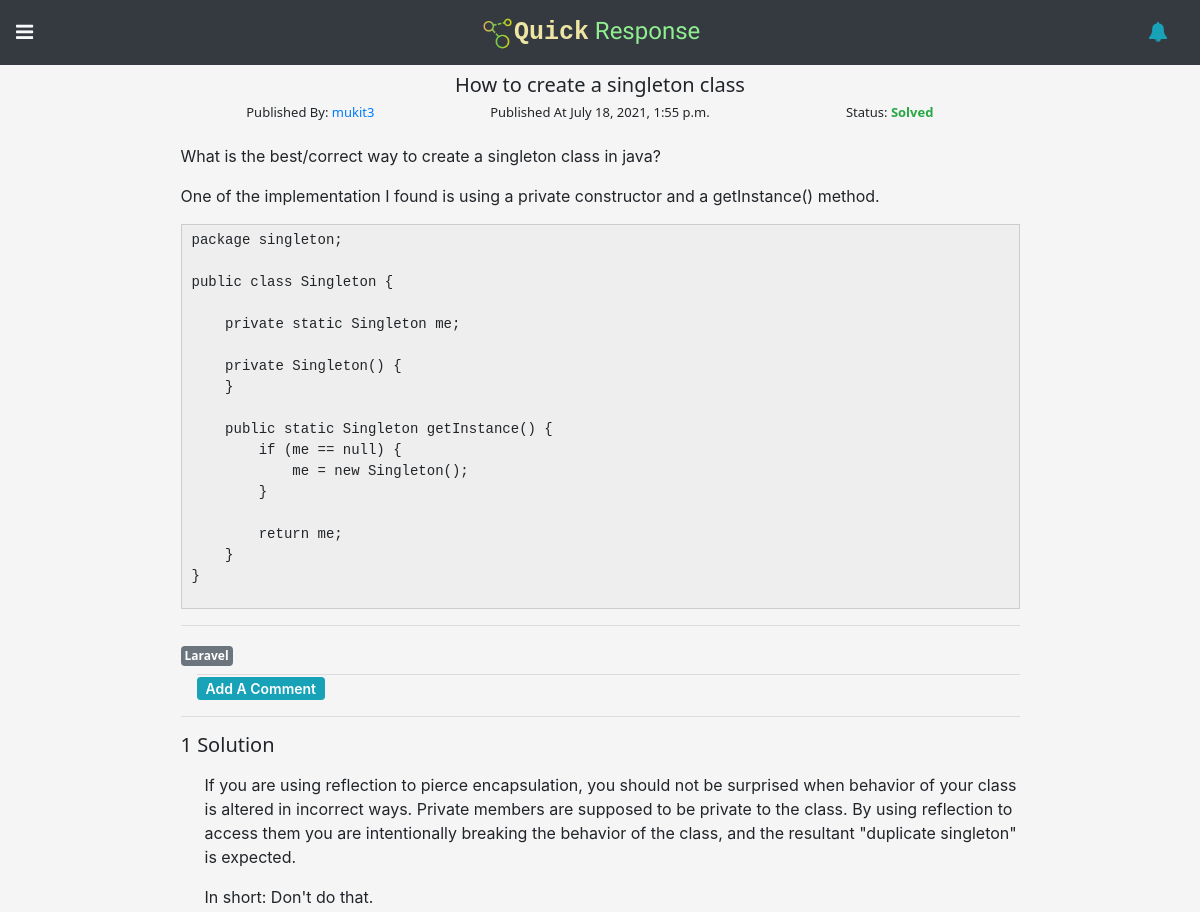
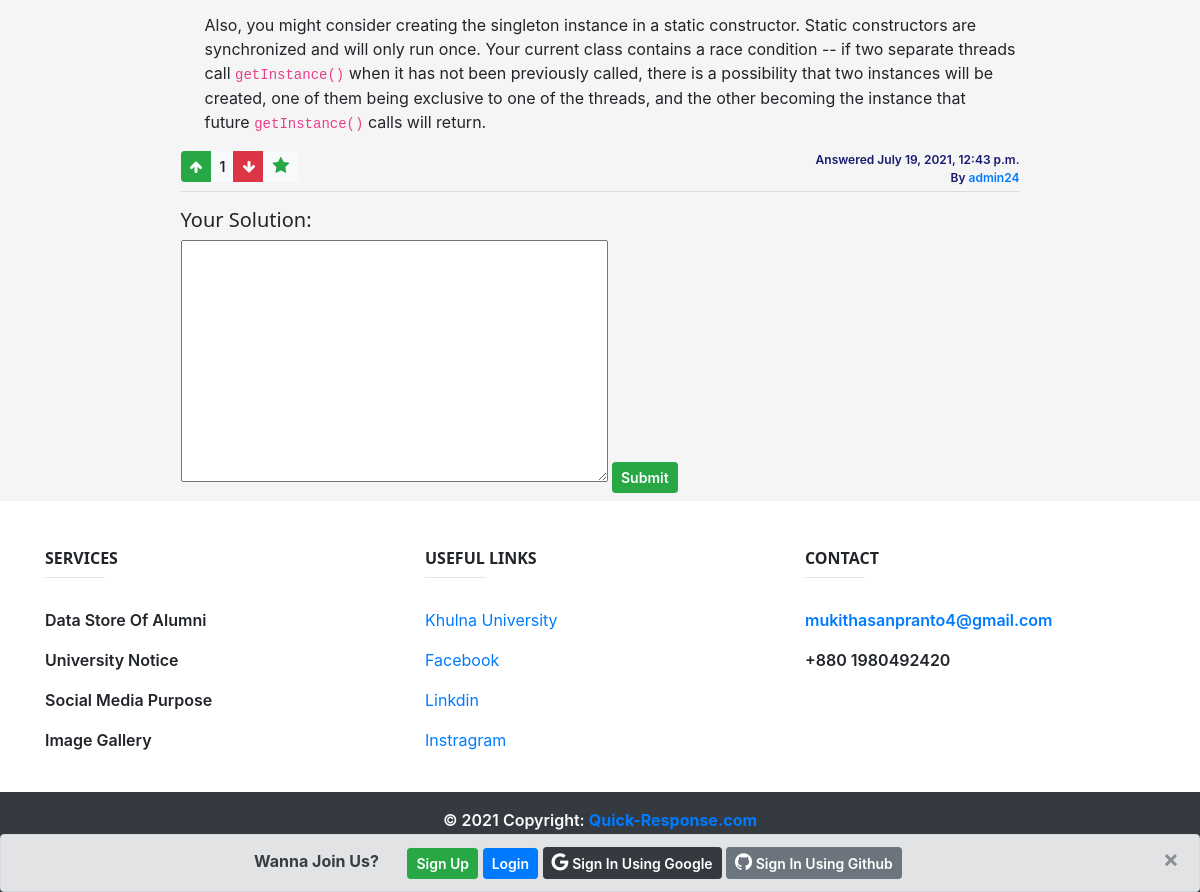
/problems/115/details/, run on the app's committed database (2 pictures, top to bottom).
### problems/models.py (models this page shows, shortened)
class Problem(models.Model):
    author = models.ForeignKey(settings.AUTH_USER_MODEL,on_delete=models.CASCADE)
    title = models.CharField(max_length=120)
    body = RichTextUploadingField()
    created_on = models.DateTimeField(default=datetime.now)
    last_modified = models.DateTimeField(default=datetime.now)
    tag = models.ManyToManyField('Tag', related_name='problems')
    is_solved = models.BooleanField(default=False)

class Tag(models.Model):
    name = models.CharField(max_length=20)
    def __str__(self):
        return self.name

class Solution(models.Model):
    author = models.ForeignKey(settings.AUTH_USER_MODEL,on_delete=models.CASCADE)
    s_body = RichTextUploadingField()
    created_on = models.DateTimeField(default=datetime.now)
    last_modified = models.DateTimeField(default=datetime.now)
    vote = models.IntegerField(default=0)
    best_answer = models.BooleanField(default=False)
    problem = models.ForeignKey('Problem', on_delete=models.CASCADE)

### problems/views.py (the view)
# urls.py: path('<int:id>/details/',problem_details,name='problem_details'),
@profile_required
def problem_details(request,id,msg=None):
    print(msg)
    problem = Problem.objects.get(id=id)
    solutions = Solution.objects.filter(problem=problem)
    sol_cnt = Solution.objects.filter(problem=problem).count()
    sol_form = SolutionForm()
    cmt_form = CommentForm()
    update_post_form = PostForm(request.POST or None,instance=problem)
    success=''
    error=''
    edit=''
    same_author = ''
    if msg == 'success':
        success = 'Solution Is Successfully Added'
    elif msg == 'error':
        error = 'Error! Solution Can\'t be Blank'
    elif msg == 'edit':
        edit = 'Problem Is Successfully Edited'
    elif msg == 'same_author':
        same_author = 'Sorry! You Can\'t Give Solution In Your Own Probelm'
    else:
        pass
    context = {
        'problem':problem,
        'sol_form':sol_form,
        'cmt_form':cmt_form,
        'solutions':solutions,
        'total_sol':sol_cnt,
        'success':success,
        'error': error,
        'edit':edit,
        'same_author':same_author,
        'update_post_form':update_post_form,
    }
    return render(request,"problems/problem_details.html",context)

### problems/forms.py
class SolutionForm(forms.ModelForm):
    class Meta:
        model = Solution
        fields = [
            "s_body"
        ]
        labels = {
            "s_body": "",
        }

class CommentForm(forms.ModelForm):
    class Meta:
        model = Comment
        fields = [
            "c_body",
        ]
        widgets = {
            'c_body': forms.Textarea(attrs={'rows':1,'class':'form-control','placeholder':'Leave A Comment!'}),
        }
        labels = {
            "c_body": "",
        }

### problems/views.py (called while the page is built)
def profile_required(function):
    @wraps(function)
    def wrap(request, *args, **kwargs):
        if request.user.is_anonymous:
            return function(request, *args, **kwargs)
        try:
            profile = Profile.objects.get(user=request.user)
            return function(request, *args, **kwargs)
        except:
            return redirect('profile_required',request.user.id,'required')
    return wrap

### templates/problems/problem_details.html (shortened to what this page needs)
{% extends "base.html" %}
{% load static %}
{% block content %}
<div style="background-color: whitesmoke;" id="post_section">
    <div class="container">
        <div class="row justify-content-center">
            <div class="col-lg-9 p-2">
                <h5 class="text-center">{{problem.title}}</h5>
                <div class="row text-center">
                    <div class="col-lg-4">
                        <h6 style="font-size: small;">Published By: <a href="{% url 'profile_view' problem.author.id %}"
                                style="text-decoration: none;">{{problem.author}}</a></h6>
                    </div>
                    <div class="col-lg-4">
                        <h6 style="font-size: small;">Published At {{problem.created_on}}</h6>
                    </div>
                    <div class="col-lg-4 problem_status">
                        {% if problem.is_solved %}
                        <h6 style="font-size: small;">Status: <span class="text-success font-weight-bold">Solved</span>
                        </h6>
                        {% else %}
                        <h6 style="font-size: small;">Status: <span class="text-danger font-weight-bold">Unsolved</span>
                        </h6>
                        {% endif %}
                    </div>
                </div>
                <p>{{problem.body|safe}}</p>
                <hr>
                {% for tag in problem.tag.all %}
                <h6 class="d-inline-block">
                    <span class="badge badge-secondary p-1">{{tag.name}}</span>
                </h6>
                {% endfor %}
                <br>
                <div class="ml-3">
                    <hr class="m-0">
                    <button class="btn btn-info btn-sm py-0" id="cmt_btn">Add A Comment</button>
                </div>
                <div class="solution_list mt-3">
                    <hr>
                    {% if solutions %}
                    <h5>{{total_sol}} Solution{{ total_sol|pluralize:",s" }}</h5>
                    {% for sol in solutions %}
                    <div class="sol_content pl-4">
                        <p>{{sol.s_body|safe}}</p>
                    </div>
                    <div class="row pb-1">
                        <div class="col-6 text-left pr-0">
                            <div class="btn-group btn-group-sm">
                                <button type="button" class="btn btn-success" data-toggle="tooltip" title="Up Vote" data-sid="{{sol.id}}" id="upvote_btn"><i
                                        class="fa fa-arrow-up"></i></button>
                                <button type="button" class="btn btn-light" data-toggle="tooltip"
                                    title="Net Vote" id="vote_number">{{sol.vote}}</button>
                                <button type="button" class="btn btn-danger" data-toggle="tooltip" title="Down Vote" data-sid="{{sol.id}}" id="downvote_btn"><i
                                        class="fa fa-arrow-down"></i></button>
                                        {% if sol.best_answer %}
                                        <button type="button" class="btn btn-light" data-toggle="tooltip"
                                    title="Question Owner Accepted This As Best Answer"><i
                                        class="fa fa-star text-success" style="font-size: 18px;"></i></button>
                                        {% endif %}
                            </div>
                        </div>
                        <div class="col-6 text-right">
                            <div class="sol_date_author">
                                Answered {{sol.created_on}}<br>By <a href="{% url 'profile_view' sol.author.id %}">{{sol.author}}</a>
                            </div>
                        </div>
                    </div>
                    <hr class="m-0">
                    {% endfor %}
                    {% endif %}
                </div>
                <div class="pt-3">
                    <h5>Your Solution:</h5>
                    <form action="{% url 'create_solution' problem.id %}" method="POST" id="sol_form">
                        {{sol_form}}
                        <input type="submit" value="Submit" class="btn btn-success btn-sm pt-1">
                    </form>
                </div>
            </div>
        </div>
    </div>
</div>
{% endblock %}

### home/static/style.css (style rules this page uses)
h1, h2, h3, h4, h5, h6, .my_font { font-family: "Courier New", Courier, monospace; }
.btn { font-weight: 600; }
h5, h6 { font-family: "Segoe UI", Tahoma, Geneva, Verdana, sans-serif; }

### templates/base.html (style rules this page uses)
:root { --font-1: 'Newsreader', serif; --font-2: 'Girassol', cursive; }
body { overflow-x: hidden !important; }
* { margin: 0 ; padding: 0 ; outline: none !important; }
.sol_date_author { font-size: 12px; color: midnightblue; font-weight: 600; }

### data on the page
Problem: title "How to create a singleton class", author "mukit3", created_on "July 18, 2021, 1:55 p.m.", body "What is the best/correct way to create a singleton class in java? One of the implementation I found is using a private constructor and a getInstance() method. package singleton; public class Singleton { private static Singleton me; private Singleton() { } public static Singleton getInstance() { if (me == null) { me = new Singleton(); } return me; } }"
Tag: name "Laravel"
Solution: s_body "If you are using reflection to pierce encapsulation, you should not be surprised when behavior of your class is altered in incorrect ways. Private members are supposed to be private to the class. By using reflection to access them you are intentionally breaking the behavior of the class, and the resultant \"duplicate singleton\" is expected. In short: Don't do that. Also, you might consider creating the singleton instance in a static constructor. Static constructors are synchronized and will only run once. Your current class contains a race condition -- if two separate threads call getInstance() when it has not been previously called, there is a possibility that two instances will be created,…", vote "1", best_answer True (drawn), created_on "July 19, 2021, 12:43 p.m.", author "admin24"

### other printed values
{{ total_sol }} "1"
